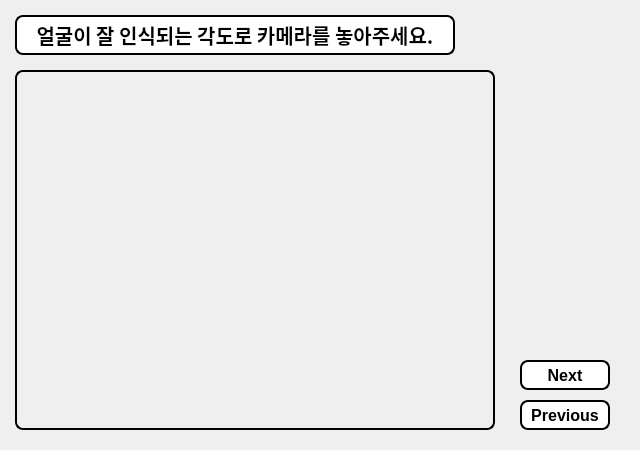
<?xml version="1.0" encoding="UTF-8"?>
<ui version="4.0">
 <class>CamSetPage</class>
 <widget class="QWidget" name="CamSetPage">
  <property name="geometry">
   <rect>
    <x>0</x>
    <y>0</y>
    <width>640</width>
    <height>450</height>
   </rect>
  </property>
  <property name="sizePolicy">
   <sizepolicy hsizetype="Fixed" vsizetype="Fixed">
    <horstretch>0</horstretch>
    <verstretch>0</verstretch>
   </sizepolicy>
  </property>
  <property name="minimumSize">
   <size>
    <width>0</width>
    <height>0</height>
   </size>
  </property>
  <property name="maximumSize">
   <size>
    <width>16777215</width>
    <height>16777215</height>
   </size>
  </property>
  <property name="windowTitle">
   <string>Form</string>
  </property>
  <widget class="QLabel" name="infoLabel">
   <property name="geometry">
    <rect>
     <x>15</x>
     <y>15</y>
     <width>440</width>
     <height>40</height>
    </rect>
   </property>
   <property name="sizePolicy">
    <sizepolicy hsizetype="Fixed" vsizetype="Fixed">
     <horstretch>0</horstretch>
     <verstretch>0</verstretch>
    </sizepolicy>
   </property>
   <property name="minimumSize">
    <size>
     <width>0</width>
     <height>0</height>
    </size>
   </property>
   <property name="maximumSize">
    <size>
     <width>16777215</width>
     <height>16777215</height>
    </size>
   </property>
   <property name="font">
    <font>
     <family>NanumGothic</family>
     <pointsize>15</pointsize>
     <bold>true</bold>
    </font>
   </property>
   <property name="styleSheet">
    <string notr="true">border: 2px solid black;
border-radius: 8px;
background-color: white;
outline: none;</string>
   </property>
   <property name="text">
    <string>얼굴이 잘 인식되는 각도로 카메라를 놓아주세요.</string>
   </property>
   <property name="alignment">
    <set>Qt::AlignCenter</set>
   </property>
  </widget>
  <widget class="QLabel" name="videoLabel">
   <property name="geometry">
    <rect>
     <x>15</x>
     <y>70</y>
     <width>480</width>
     <height>360</height>
    </rect>
   </property>
   <property name="sizePolicy">
    <sizepolicy hsizetype="Preferred" vsizetype="Preferred">
     <horstretch>0</horstretch>
     <verstretch>0</verstretch>
    </sizepolicy>
   </property>
   <property name="minimumSize">
    <size>
     <width>0</width>
     <height>0</height>
    </size>
   </property>
   <property name="maximumSize">
    <size>
     <width>16777215</width>
     <height>16777215</height>
    </size>
   </property>
   <property name="styleSheet">
    <string notr="true">border: 2px solid black;
border-radius: 8px;
outline: none;</string>
   </property>
   <property name="text">
    <string/>
   </property>
   <property name="alignment">
    <set>Qt::AlignCenter</set>
   </property>
  </widget>
  <widget class="QPushButton" name="nextButton">
   <property name="geometry">
    <rect>
     <x>520</x>
     <y>360</y>
     <width>90</width>
     <height>30</height>
    </rect>
   </property>
   <property name="maximumSize">
    <size>
     <width>16777215</width>
     <height>16777215</height>
    </size>
   </property>
   <property name="font">
    <font>
     <pointsize>12</pointsize>
     <bold>true</bold>
    </font>
   </property>
   <property name="styleSheet">
    <string notr="true">QPushButton {
    border: 2px solid black;
    border-radius: 8px;
    background-color: white;
    outline: none;
}

QPushButton:focus {
    outline: none;
}

QPushButton:pressed {
    background-color: #e0e0e0;
}</string>
   </property>
   <property name="text">
    <string>Next</string>
   </property>
  </widget>
  <widget class="QPushButton" name="previousButton">
   <property name="geometry">
    <rect>
     <x>520</x>
     <y>400</y>
     <width>90</width>
     <height>30</height>
    </rect>
   </property>
   <property name="maximumSize">
    <size>
     <width>16777215</width>
     <height>16777215</height>
    </size>
   </property>
   <property name="font">
    <font>
     <pointsize>12</pointsize>
     <bold>true</bold>
    </font>
   </property>
   <property name="styleSheet">
    <string notr="true">QPushButton {
    border: 2px solid black;
    border-radius: 8px;
    background-color: white;
    outline: none;
}

QPushButton:focus {
    outline: none;
}

QPushButton:pressed {
    background-color: #e0e0e0;
}</string>
   </property>
   <property name="text">
    <string>Previous</string>
   </property>
  </widget>
 </widget>
 <resources/>
 <connections/>
</ui>
